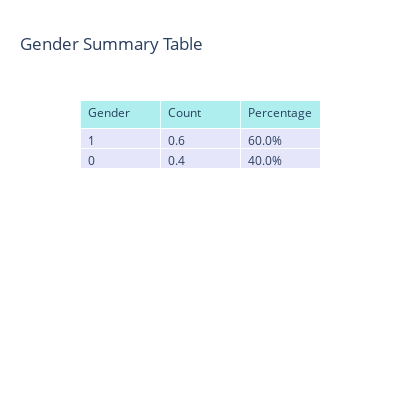

Notebook cell for this chart:
### Code cell
gender_counts = data['Gender'].value_counts(normalize=True).reset_index()
gender_counts.columns = ['Gender', 'Count']
gender_counts['Percentage'] = gender_counts['Count'] * 100
fig_table = go.Figure(data=[go.Table(
    header=dict(values=['Gender', 'Count', 'Percentage'],
                fill_color='paleturquoise',
                align='left'),
    cells=dict(values=[gender_counts['Gender'], gender_counts['Count'], gender_counts['Percentage'].round(2).astype(str) + '%'],
               fill_color='lavender',
               align='left'))
])

fig_table.update_layout(
    title='Gender Summary Table',
    height=400,
    width=400
)

fig_table.show()

### Figure 1 — Plotly figure (JSON) as saved in the notebook; plotly's stock layout.template omitted (floating-point values rounded to 4 significant figures)
{"data": [{"cells": {"align": "left", "fill": {"color": "lavender"}, "values": [[1, 0], [0.6, 0.4], ["60.0%", "40.0%"]]}, "header": {"align": "left", "fill": {"color": "paleturquoise"}, "values": ["Gender", "Count", "Percentage"]}, "type": "table"}], "layout": {"height": 400, "title": {"text": "Gender Summary Table"}, "width": 400}}
